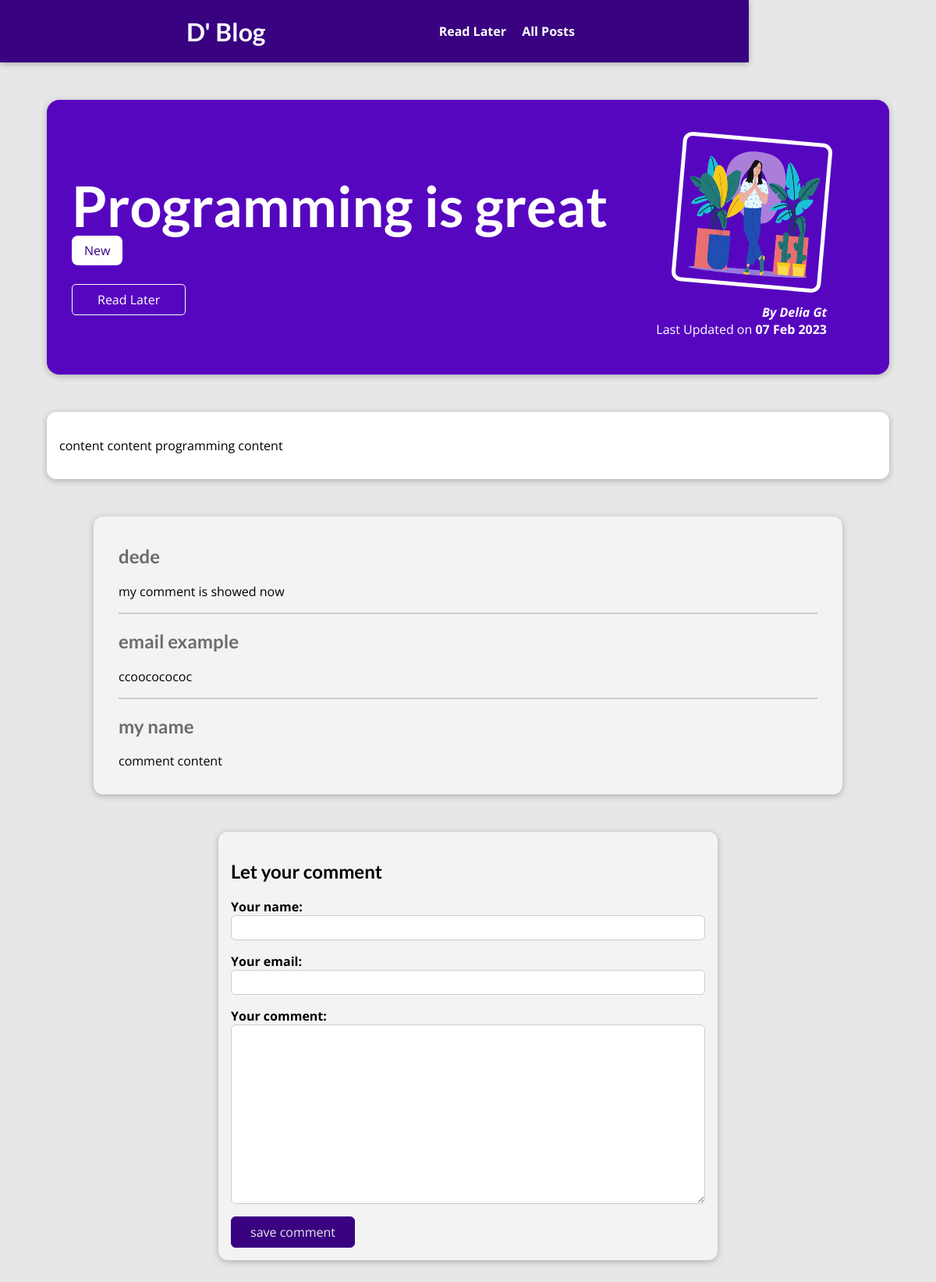
Page /blog/posts/programming-is-fun on the committed database.
### blog/models.py (models this page shows, shortened)
class Post(models.Model):
    title = models.CharField(max_length=100)
    excerpt = models.CharField(max_length=300) # TextField
    image= models.ImageField(upload_to="posts", null=True) # ImageField , ImageField.height_field, ImageField.width_field , "posts" should be inside "uploads" folder e.i. /uploads/posts
    date = models.DateField(auto_now=True)
    slug = models.SlugField(unique=True, db_index=True)
    content = models.TextField(validators=[MinLengthValidator(10)])
    author = models.ForeignKey(Author, on_delete=models.SET_NULL, null=True, related_name="posts")
    tag = models.ManyToManyField(Tag)

class Tag(models.Model):
    caption = models.CharField(max_length=100)

class Author(models.Model):
    first_name = models.CharField(max_length=50)
    last_name = models.CharField(max_length=80)
    email = models.EmailField(max_length=100)
    def full_name(self):
        return f"{self.first_name} {self.last_name}"
    def __str__(self):
        return self.full_name()

class Comment(models.Model):
    user_name = models.CharField(max_length=50)
    user_email = models.EmailField()
    comment_text = models.TextField(max_length=300)
    post = models.ForeignKey(Post, on_delete=models.CASCADE, null=True, related_name="comments")

### blog/views.py (the view, shortened to what this page needs)
# urls.py: path("posts/<slug:slug>", views.PostDetailView.as_view(), name="post-detail-page"), # /post/my-first-post
class PostDetailView(View):
    def is_stored_post(self, request, post_id):
        stored_posts = request.session.get("stored_posts")
        if stored_posts is not None:
            is_saved_for_later = post_id in stored_posts
        else:
            is_saved_for_later = False
        return is_saved_for_later
    def get(self, request, slug):
        post = Post.objects.get(slug=slug)
        context = {
            "post": post,
            "post_tags": post.tag.all(),
            "comment_form": CommentForm(),
            "comments": post.comments.all().order_by("-id"),
            "saved_for_later": self.is_stored_post(request, post.id)
        }
        return render(request, "blog/post-detail.html", context)

### blog/forms.py
class CommentForm(forms.ModelForm):
    class Meta:
        model = Comment
        exclude = ["post"]
        labels = {
            "user_name": "Your name",
            "user_email": "Your email",
            "comment_text": "Your comment",
        }
        error_messages = {
            "user_name": {
                "max_length": "Please enter a shorter name",
            },
            "comment_text": {
                "max_length": "Please enter a shorter comment",
            }
        }

### blog/templates/blog/post-detail.html (shortened to what this page needs)
{% extends "base.html" %}
{% load static %}
{% block css_files %}
    <link rel="stylesheet" href="{% static "blog/detail-post.css" %}" />
{% endblock %}
{% block content %}
    <section id="summary">
        <h2>{{ post.title }}</h2>
        <div>
            {% for tag in post_tags %}
                <span class="tag">{{ tag.caption }}</span>
            {%endfor%}
        </div>
        <div id="read-later">
            <form action="{% url "read-later" %}" method="POST">
                <button>
                    {% if saved_for_later %}
                        Already Read yet
                    {% else %}
                        Read Later
                    {% endif %}
                </button>
            </form>
        </div>
        <article>
            <img src="{{ post.image.url }}" alt="{{ post.title }}" />
            <address>By <a href="mailto:{{ post.author.email }}">{{ post.author|title }}</a></address>
            <div>
                Last Updated on <time>{{ post.date|date:"d M Y" }}</time>
            </div>
        </article>
    </section>
    <main>
        <p>
         {{ post.content|linebreaks }}
        </p>
    </main>
    <section id="comments">
        <ul>
            {% for comment in comments %}
                <li>
                    <h2>{{ comment.user_name }}</h2>
                    <p>{{ comment.comment_text|linebreaks }}</p>
                </li>
            {% endfor %}
        </ul>
    </section>
    <section id="comment-form">
        <h2>Let your comment</h2>
        <form action="{% url "post-detail-page" post.slug %}" method="POST">
            {% for field in comment_form %}
                <div class="form-control  {% if field.errors %}invalid{% endif %} ">
                    {{ field.label_tag }}
                    {{ field }}
                </div>
            {% endfor %}
            <button>save comment</button>
        </form>
    </section>
{% endblock %}

### static/app.css (style rules this page uses)
* { box-sizing: border-box; }
html { font-family: 'Open Sans', 'Lato', sans-serif; }
body { margin: 0; }
h1, h2, h3 { font-family: 'Lato', sans-serif; font-weight: bold; }

### blog/static/blog/detail-post.css (style rules this page uses)
body { background-color: #e7e7e7; }
#summary { margin: 8rem auto 3rem auto; padding: 2rem; width: 90%; max-width: 90rem; border-radius: 16px; background-color: #5706c0; position: relative; box-shadow: 0 2px 8px rgba(0, 0, 0, 0.25); height: 22rem; }
#summary h2 { color: white; font-size: 4.5rem; margin-bottom: 0.25rem; }
#summary article { position: absolute; top: 2rem; right: 3rem; padding: 1rem 2rem; border-radius: 12px; text-align: right; color: white; }
#summary article img { width: 12rem; height: 12rem; border-radius: 12px; transform: rotateZ(5deg); border: 5px solid white; margin-bottom: 1rem; }
#summary address { font-weight: bold; }
#summary a { color: white; text-decoration: none; }
#summary time { font-weight: bold; }
#read-later { margin: 2rem 0; }
#read-later button { background-color: transparent; border: 1px solid white; padding: 0.5rem 2rem; font: inherit; color: white; cursor: pointer; border-radius: 5px; }
main { width: 90%; max-width: 90rem; margin: 3rem auto; background-color: white; padding: 1rem; border-radius: 12px; box-shadow: 0 2px 8px rgba(0, 0, 0, 0.25); }
.tag { background-color: white; color: #390281; padding: 0.5rem 1rem; border-radius: 8px; }
#comment-form { margin: 3rem auto; width: 90%; max-width: 40rem; border-radius: 12px; background-color: #f3f3f3; box-shadow: 0 2px 8px rgba(0, 0, 0, 0.25); padding: 1rem; }
#comment-form button { font: inherit; background-color: #390281; color: #e7e7e7; border: 1px solid #390281; padding: 0.5rem 1.5rem; border-radius: 6px; cursor: pointer; }
.form-control { margin-bottom: 1rem; }
.form-control label { font-weight: bold; margin-bottom: 0.5 rem; display: block; }
.form-control input, .form-control textarea { display: block; width: 100%; font: inherit; padding: 0.25rem; border-radius: 6px; border: 1px solid #ccc; }
#comments { margin: 3rem auto; width: 90%; max-width: 60rem; border-radius: 12px; background-color: #f3f3f3; box-shadow: 0 2px 8px rgba(0, 0, 0, 0.25); padding: 1rem 2rem; }
#comments ul { list-style: none; margin: 0; padding: 0; }
#comments li { margin-bottom: 1rem; border-bottom: 2px solid #ccc; }
#comments li:last-of-type { border-bottom: none; }
#comments h2 { color: #6d6b6b; }

### rows in the picture
Post: title "Programming is great", image (picture), author "Delia Gt", date "07 Feb 2023", content "content content programming content"
Tag: caption "New"
Comment: user_name "dede", comment_text "my comment is showed now"
Comment: user_name "email example", comment_text "ccoococococ"
Comment: user_name "my name", comment_text "comment content"

### other values in the picture
{{ field.label_tag }} "Your name:" "Your email:" "Your comment:"
